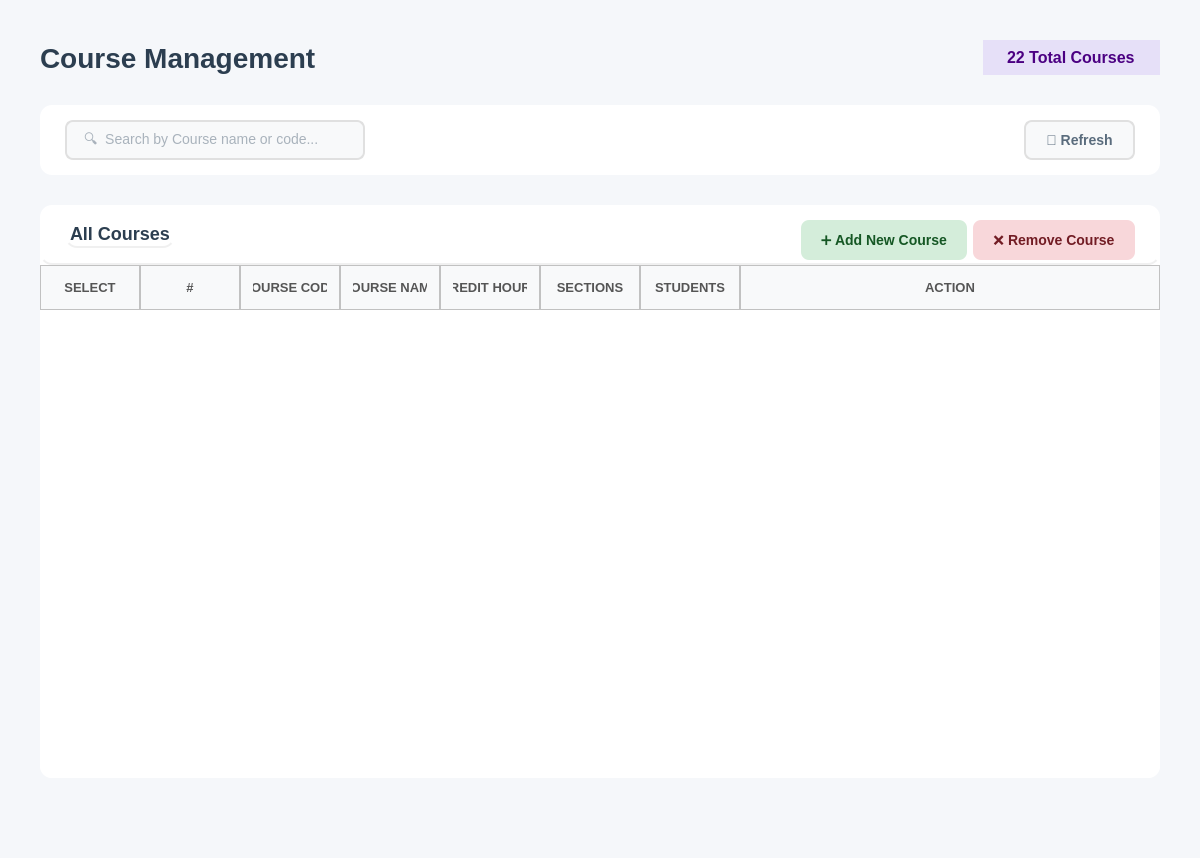
<?xml version="1.0" encoding="UTF-8"?>
<ui version="4.0">
 <class>ManageCourses</class>
 <widget class="QWidget" name="ManageCourses">
  <property name="geometry">
   <rect>
    <x>0</x>
    <y>0</y>
    <width>1200</width>
    <height>858</height>
   </rect>
  </property>
  <property name="windowTitle">
   <string>Course</string>
  </property>
  <property name="styleSheet">
   <string notr="true">background-color: #f5f7fa;</string>
  </property>
  <layout class="QVBoxLayout" name="mainLayout">
   <property name="spacing">
    <number>30</number>
   </property>
   <property name="leftMargin">
    <number>40</number>
   </property>
   <property name="topMargin">
    <number>40</number>
   </property>
   <property name="rightMargin">
    <number>40</number>
   </property>
   <property name="bottomMargin">
    <number>20</number>
   </property>
   <item>
    <layout class="QHBoxLayout" name="headerLayout">
     <item>
      <widget class="QLabel" name="labelTitle">
       <property name="styleSheet">
        <string notr="true">font-size: 28px; font-weight: bold; color: #2c3e50; background: transparent;</string>
       </property>
       <property name="text">
        <string>Course Management</string>
       </property>
      </widget>
     </item>
     <item>
      <spacer name="headerSpacer">
       <property name="orientation">
        <enum>Qt::Orientation::Horizontal</enum>
       </property>
       <property name="sizeHint" stdset="0">
        <size>
         <width>40</width>
         <height>20</height>
        </size>
       </property>
      </spacer>
     </item>
     <item>
      <widget class="QLabel" name="labelTotalCoursesCount">
       <property name="styleSheet">
        <string notr="true">font-size: 16px;
color: #4b0082;               /* deep purple text */
font-weight: bold;
background-color: #e6e0f8;    /* soft light purple background */
padding: 8px 20px;
border-radius: 20px;
</string>
       </property>
       <property name="text">
        <string>22 Total Courses</string>
       </property>
      </widget>
     </item>
    </layout>
   </item>
   <item>
    <widget class="QFrame" name="filterFrame">
     <property name="minimumSize">
      <size>
       <width>0</width>
       <height>70</height>
      </size>
     </property>
     <property name="maximumSize">
      <size>
       <width>16777215</width>
       <height>70</height>
      </size>
     </property>
     <property name="styleSheet">
      <string notr="true">background-color: white; border-radius: 12px;</string>
     </property>
     <property name="frameShape">
      <enum>QFrame::Shape::StyledPanel</enum>
     </property>
     <layout class="QHBoxLayout" name="filterLayout">
      <property name="leftMargin">
       <number>25</number>
      </property>
      <property name="topMargin">
       <number>15</number>
      </property>
      <property name="rightMargin">
       <number>25</number>
      </property>
      <property name="bottomMargin">
       <number>15</number>
      </property>
      <item>
       <widget class="QLineEdit" name="lineEditSearch">
        <property name="minimumSize">
         <size>
          <width>300</width>
          <height>40</height>
         </size>
        </property>
        <property name="maximumSize">
         <size>
          <width>200</width>
          <height>16777215</height>
         </size>
        </property>
        <property name="styleSheet">
         <string notr="true">QLineEdit {
    padding: 10px 15px;
    border: 2px solid #e0e0e0;
    border-radius: 8px;
    font-size: 14px;
    background-color: #f8f9fa;   /* light neutral background */
    color: #5a6c7d;             /* text color similar to buttons */
}

QLineEdit:focus {
    border-color: #f5576c;       /* accent border on focus */
    background-color: #ffffff;   /* slightly lighter when active */
}

QLineEdit:disabled {
    background-color: #ededed;   /* washed-out grey */
    color: #a1a8b3;             /* faded text */
}
</string>
        </property>
        <property name="placeholderText">
         <string>🔍  Search by Course name or code...</string>
        </property>
       </widget>
      </item>
      <item>
       <spacer name="filterSpacer">
        <property name="orientation">
         <enum>Qt::Orientation::Horizontal</enum>
        </property>
        <property name="sizeHint" stdset="0">
         <size>
          <width>40</width>
          <height>20</height>
         </size>
        </property>
       </spacer>
      </item>
      <item>
       <widget class="QPushButton" name="buttonRefresh">
        <property name="minimumSize">
         <size>
          <width>100</width>
          <height>40</height>
         </size>
        </property>
        <property name="cursor">
         <cursorShape>PointingHandCursor</cursorShape>
        </property>
        <property name="styleSheet">
         <string notr="true">QPushButton {
    background-color: #f8f9fa;
    color: #5a6c7d;
    border: 2px solid #e0e0e0;
    border-radius: 8px;
    font-size: 14px;
    font-weight: bold;
    padding: 10px 20px;
}

QPushButton:hover {
    border-color: #f5576c;
    color: #f5576c;
}

QPushButton:pressed {
    background-color: #e0e0e0; /* darker grey for pressed feedback */
    border-color: #f5576c;
    color: #f5576c;
}</string>
        </property>
        <property name="text">
         <string>🔄 Refresh</string>
        </property>
       </widget>
      </item>
     </layout>
    </widget>
   </item>
   <item>
    <widget class="QFrame" name="tableFrame">
     <property name="styleSheet">
      <string notr="true">background-color: white; border-radius: 12px;</string>
     </property>
     <property name="frameShape">
      <enum>QFrame::Shape::StyledPanel</enum>
     </property>
     <layout class="QVBoxLayout" name="tableMainLayout">
      <property name="spacing">
       <number>0</number>
      </property>
      <property name="leftMargin">
       <number>0</number>
      </property>
      <property name="topMargin">
       <number>0</number>
      </property>
      <property name="rightMargin">
       <number>0</number>
      </property>
      <property name="bottomMargin">
       <number>0</number>
      </property>
      <item>
       <widget class="QFrame" name="tableHeader">
        <property name="minimumSize">
         <size>
          <width>0</width>
          <height>60</height>
         </size>
        </property>
        <property name="maximumSize">
         <size>
          <width>16777215</width>
          <height>60</height>
         </size>
        </property>
        <property name="styleSheet">
         <string notr="true">background: transparent; border-bottom: 2px solid #f0f0f0;</string>
        </property>
        <property name="frameShape">
         <enum>QFrame::Shape::StyledPanel</enum>
        </property>
        <layout class="QHBoxLayout" name="tableHeaderLayout">
         <property name="leftMargin">
          <number>25</number>
         </property>
         <property name="topMargin">
          <number>15</number>
         </property>
         <property name="rightMargin">
          <number>25</number>
         </property>
         <property name="bottomMargin">
          <number>15</number>
         </property>
         <item>
          <widget class="QLabel" name="tableTitle">
           <property name="styleSheet">
            <string notr="true">font-size: 18px; font-weight: bold; color: #2c3e50; background: transparent;</string>
           </property>
           <property name="text">
            <string>All Courses</string>
           </property>
          </widget>
         </item>
         <item>
          <spacer name="tableHeaderSpacer">
           <property name="orientation">
            <enum>Qt::Orientation::Horizontal</enum>
           </property>
           <property name="sizeHint" stdset="0">
            <size>
             <width>40</width>
             <height>20</height>
            </size>
           </property>
          </spacer>
         </item>
         <item>
          <widget class="QPushButton" name="buttonAddCourse">
           <property name="enabled">
            <bool>true</bool>
           </property>
           <property name="minimumSize">
            <size>
             <width>120</width>
             <height>40</height>
            </size>
           </property>
           <property name="cursor">
            <cursorShape>PointingHandCursor</cursorShape>
           </property>
           <property name="styleSheet">
            <string notr="true">/* ---- Approve Button ---- */
QPushButton {
    background-color: #d4edda;
    color: #155724;
    border: none;
    border-radius: 8px;
    font-size: 14px;
    font-weight: bold;
    padding: 10px 20px;
}
QPushButton:hover {
    background-color: #28a745;
    color: white;
}
QPushButton:pressed {
    background-color: #1e7e34;  /* slightly darker for pressed feedback */
}
QPushButton:disabled {
    background-color: #c1d9c3; /* more washed-out green */
    color: #7a8b7a;
}</string>
           </property>
           <property name="text">
            <string>➕ Add New Course</string>
           </property>
          </widget>
         </item>
         <item>
          <widget class="QPushButton" name="buttonRemoveCourse">
           <property name="enabled">
            <bool>true</bool>
           </property>
           <property name="minimumSize">
            <size>
             <width>120</width>
             <height>40</height>
            </size>
           </property>
           <property name="cursor">
            <cursorShape>PointingHandCursor</cursorShape>
           </property>
           <property name="styleSheet">
            <string notr="true">/* ---- Reject Button ---- */
QPushButton {
    background-color: #f8d7da;
    color: #721c24;
    border: none;
    border-radius: 8px;
    font-size: 14px;
    font-weight: bold;
    padding: 10px 20px;
}
QPushButton:hover {
    background-color: #c82333;
    color: white;
}
QPushButton:pressed {
    background-color: #a71d2a;  /* slightly darker for pressed feedback */
}
QPushButton:disabled {
    background-color: #d7bcbc; /* more washed-out red */
    color: #5e3b3e;
}</string>
           </property>
           <property name="text">
            <string>❌ Remove Course</string>
           </property>
          </widget>
         </item>
        </layout>
       </widget>
      </item>
      <item>
       <widget class="QTableWidget" name="tableAllCourses">
        <property name="minimumSize">
         <size>
          <width>0</width>
          <height>300</height>
         </size>
        </property>
        <property name="styleSheet">
         <string notr="true">QTableWidget {
    border: none;
    background-color: white;
    gridline-color: #e5e5e5;      /* slightly darker for visibility */
    color: #222222;               /* matches QLineEdit text color */
    font-size: 14px;
}

QTableWidget::item {
    padding: 14px;
    border: none;
    color: #222222;               /* consistent text color */
}

QTableWidget::item:selected {
    background-color: #fcebed;  /* soft pink selection */
    color: #222222;             /* keep text readable */
}

QHeaderView::section {
    background-color: #f8f9fa;
    padding: 12px;
	border: 1px solid #c1c1c1; 
    font-size: 13px;
    color: #555555;               /* similar to readOnly QLineEdit text */
    font-weight: bold;
}
QTableWidget::item:focus {
    outline: none;
    border: none;
}
/* Removes weird selection rectangle */
QTableWidget::item:focus {
    outline: none;
    border: none;
}
QTableWidget::indicator {
    width: 18px;
    height: 18px;
}

QTableWidget::indicator:unchecked {
    border: 1px solid #b8b8b8;      /* soft grey border */
    background-color: #f8f8f8;      /* very light grey */
    border-radius: 3px;             /* slightly rounded */
}

QTableWidget::indicator:checked {
    border: 1px solid #5a5a5a;      /* darker grey when selected */
    background-color: #6c6c6c;      /* washed-out grey instead of harsh green */
    image: url(&quot;&quot;);                 /* remove default checkmark */
    border-radius: 3px;
}

QTableWidget::indicator:checked:hover,
QTableWidget::indicator:unchecked:hover {
    border-color: #3a3a3a;
}

QTableWidget::indicator:checked::after {
    content: &quot;&quot;;
    image: url(&quot;&quot;); /* no default checkmark */
}
/* ===== SCROLLBARS (VERTICAL &amp; HORIZONTAL) ===== */

/* Track */
QScrollBar:vertical, QScrollBar:horizontal {
    background: rgba(255, 255, 255, 0.05);  /* subtle track */
    border-radius: 6px;
    margin: 0px;  /* remove extra space */
}

/* Handle / Thumb */
QScrollBar::handle:vertical, QScrollBar::handle:horizontal {
    background: rgba(120, 120, 120, 0.35);  /* glassy thumb */
    border-radius: 6px;
    border: 1px solid rgba(255, 255, 255, 0.2); /* subtle highlight */
    min-height: 30px; /* vertical */
    min-width: 30px;  /* horizontal */
}

QScrollBar::handle:vertical:hover,
QScrollBar::handle:horizontal:hover {
    background: rgba(120, 120, 120, 0.55);
}

/* Buttons (up/down or left/right) */
QScrollBar::add-line:vertical, QScrollBar::sub-line:vertical,
QScrollBar::add-line:horizontal, QScrollBar::sub-line:horizontal {
    width: 16px;  /* horizontal buttons width */
    height: 16px; /* vertical buttons height */
    background: rgba(180, 180, 180, 0.35);
    border-radius: 4px;
}

/* Arrow icons */
QScrollBar::up-arrow:vertical, QScrollBar::down-arrow:vertical,
QScrollBar::left-arrow:horizontal, QScrollBar::right-arrow:horizontal {
    width: 6px;
    height: 6px;
    background: transparent;
}

/* Remove blank areas */
QScrollBar::add-page:vertical, QScrollBar::sub-page:vertical,
QScrollBar::add-page:horizontal, QScrollBar::sub-page:horizontal {
    background: none;
}

/* Sizes */
QScrollBar:vertical { width: 12px; }
QScrollBar:horizontal { height: 12px; }
</string>
        </property>
        <property name="editTriggers">
         <set>QAbstractItemView::EditTrigger::NoEditTriggers</set>
        </property>
        <property name="alternatingRowColors">
         <bool>true</bool>
        </property>
        <property name="selectionMode">
         <enum>QAbstractItemView::SelectionMode::ContiguousSelection</enum>
        </property>
        <property name="selectionBehavior">
         <enum>QAbstractItemView::SelectionBehavior::SelectRows</enum>
        </property>
        <property name="cornerButtonEnabled">
         <bool>true</bool>
        </property>
        <attribute name="horizontalHeaderStretchLastSection">
         <bool>true</bool>
        </attribute>
        <attribute name="verticalHeaderVisible">
         <bool>false</bool>
        </attribute>
        <attribute name="verticalHeaderCascadingSectionResizes">
         <bool>true</bool>
        </attribute>
        <column>
         <property name="text">
          <string>SELECT</string>
         </property>
        </column>
        <column>
         <property name="text">
          <string>#</string>
         </property>
        </column>
        <column>
         <property name="text">
          <string>COURSE CODE</string>
         </property>
        </column>
        <column>
         <property name="text">
          <string>COURSE NAME</string>
         </property>
        </column>
        <column>
         <property name="text">
          <string>CREDIT HOURS</string>
         </property>
        </column>
        <column>
         <property name="text">
          <string>SECTIONS</string>
         </property>
        </column>
        <column>
         <property name="text">
          <string>STUDENTS</string>
         </property>
        </column>
        <column>
         <property name="text">
          <string>ACTION</string>
         </property>
        </column>
       </widget>
      </item>
     </layout>
    </widget>
   </item>
   <item>
    <spacer name="verticalSpacer">
     <property name="orientation">
      <enum>Qt::Orientation::Vertical</enum>
     </property>
     <property name="sizeType">
      <enum>QSizePolicy::Policy::Maximum</enum>
     </property>
     <property name="sizeHint" stdset="0">
      <size>
       <width>20</width>
       <height>60</height>
      </size>
     </property>
    </spacer>
   </item>
  </layout>
 </widget>
 <resources/>
 <connections/>
</ui>
